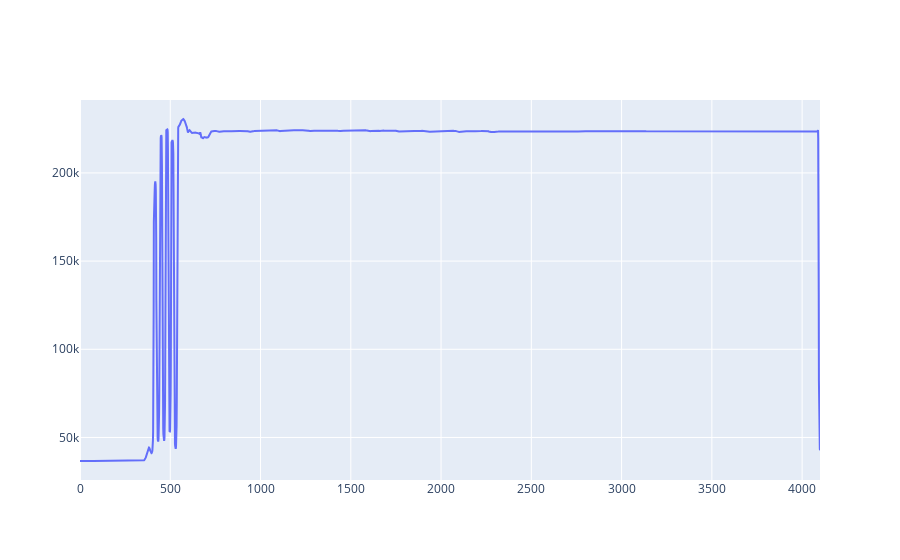

The notebook cell saved with this chart:
### Code cell
fig = go.Figure()

fig.add_scatter(y=red_frame)

### Figure 1 — Plotly figure (JSON) as saved in the notebook; plotly's stock layout.template omitted (floating-point values rounded to 4 significant figures; data arrays with more than 128 entries replaced by an {"elided": "..."} marker saying what was removed)
{"data": [{"type": "scatter", "y": {"elided": "4100 int values"}}], "layout": {}}
